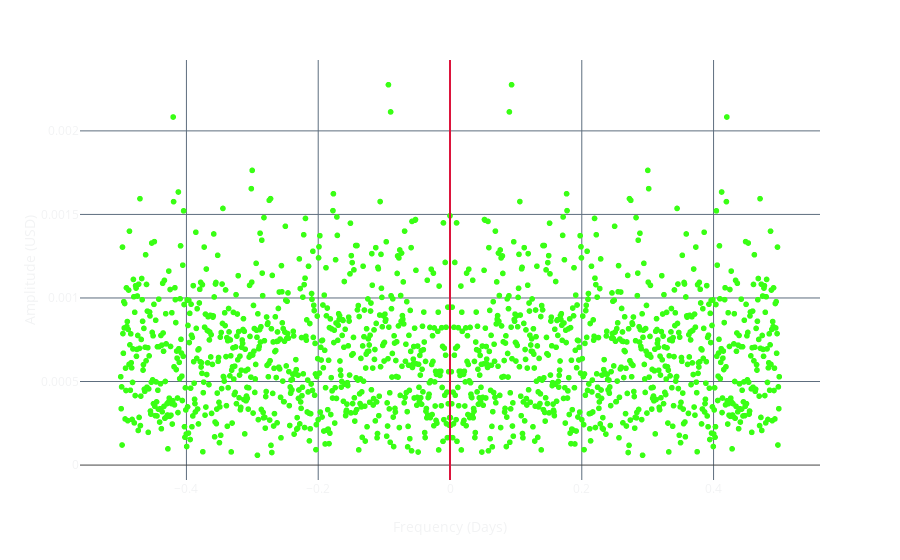

The cell this chart's notebook holds for it:
### Markdown cell above
With the *frequency* and *amplitude* values we can determine the dominant frequency. For any FT function, we will have a mirror image along the middle (marked by the crimson vertical line).

### Code cell
display(Markdown('### **Frequency Domain**'))
fig = px.scatter(
    data_frame=df,
    x='frequency',
    y='amplitude',
    labels={'amplitude': 'Amplitude (USD)', 'frequency': 'Frequency (Days)'}
)
fig.add_vline(x=0, line={'color':'crimson'})

### Figure 1 — Plotly figure (JSON) as saved in the notebook; plotly's stock layout.template omitted (floating-point values rounded to 4 significant figures; data arrays with more than 128 entries replaced by an {"elided": "..."} marker saying what was removed)
{"data": [{"hovertemplate": "Frequency (Days)=%{x}<br>Amplitude (USD)=%{y}<extra></extra>", "legendgroup": "", "marker": {"color": "#39FF14", "symbol": "circle"}, "mode": "markers", "name": "", "showlegend": false, "type": "scattergl", "x": {"elided": "1510 float values"}, "xaxis": "x", "y": {"elided": "1510 float values"}, "yaxis": "y"}], "layout": {"legend": {"tracegroupgap": 0}, "margin": {"t": 60}, "shapes": [{"line": {"color": "crimson"}, "type": "line", "x0": 0, "x1": 0, "xref": "x", "y0": 0, "y1": 1, "yref": "y domain"}], "xaxis": {"anchor": "y", "domain": [0, 1], "title": {"text": "Frequency (Days)"}}, "yaxis": {"anchor": "x", "domain": [0, 1], "title": {"text": "Amplitude (USD)"}}}}
